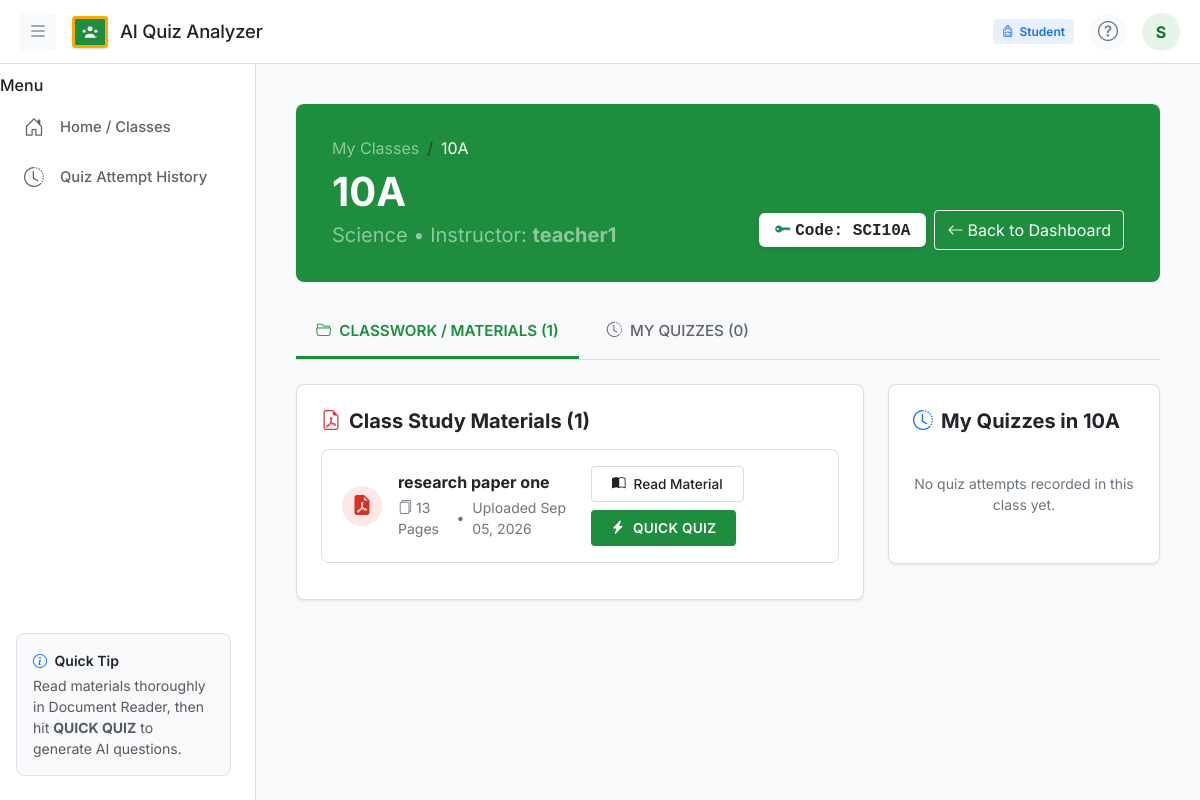
The page /student/class/1/ (signed in) on the database as committed earlier.
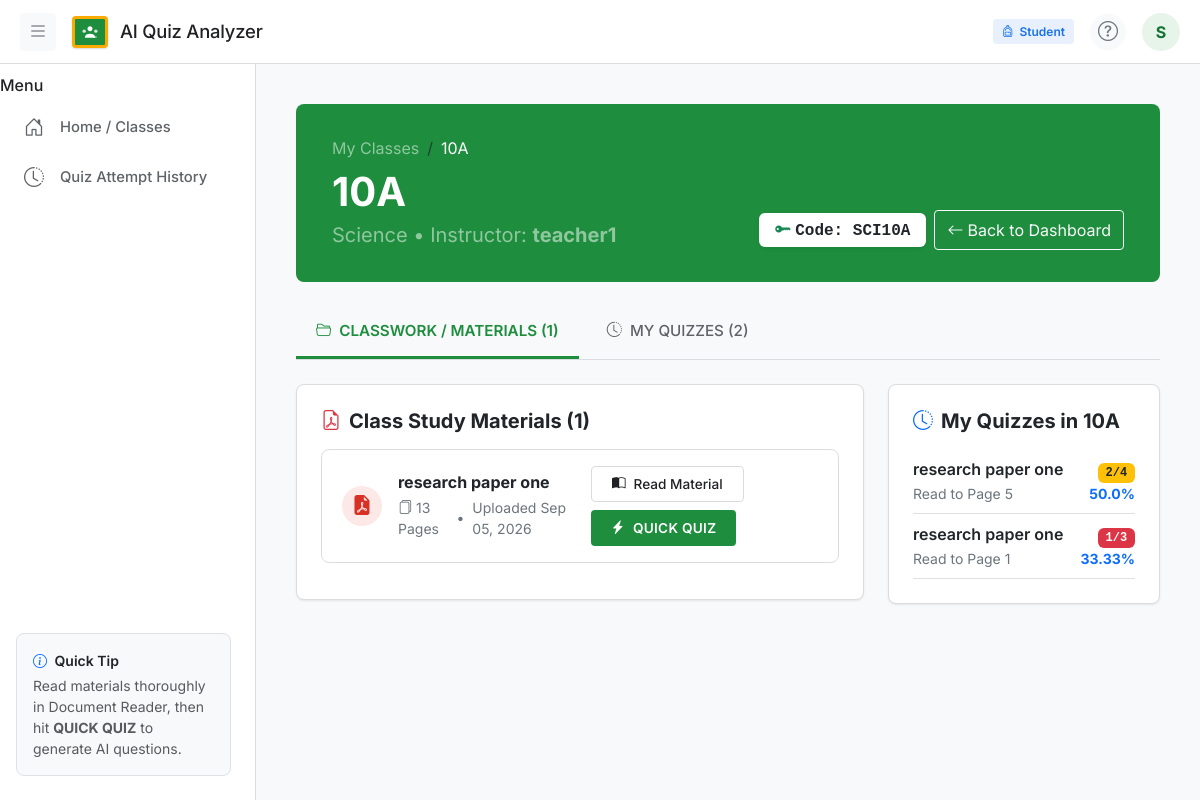
The same page on the database as committed later.
### quiz_app/models.py (models this page shows, shortened)
class Document(models.Model):
    FILE_TYPE_CHOICES = (
        ('PDF', 'PDF Document'),
        ('PPT', 'PPT Presentation'),
        ('PPTX', 'PPTX Presentation'),
    )
    STATUS_CHOICES = (
        ('PENDING', 'Pending Processing'),
        ('PROCESSING', 'Processing'),
        ('COMPLETED', 'AI Analysis Completed'),
        ('FAILED', 'Processing Failed'),
    )
    classroom = models.ForeignKey(ClassRoom, on_delete=models.CASCADE, related_name='documents')
    title = models.CharField(max_length=255)
    file = models.FileField(upload_to='documents/', null=True, blank=True)
    file_type = models.CharField(max_length=10, choices=FILE_TYPE_CHOICES, default='PDF')
    total_pages = models.IntegerField(default=0)
    upload_date = models.DateTimeField(auto_now_add=True)
    processing_status = models.CharField(max_length=20, choices=STATUS_CHOICES, default='PENDING')

class QuizAttempt(models.Model):
    STATUS_CHOICES = (
        ('IN_PROGRESS', 'In Progress'),
        ('COMPLETED', 'Completed'),
    )
    student = models.ForeignKey(User, on_delete=models.CASCADE, related_name='quiz_attempts')
    document = models.ForeignKey(Document, on_delete=models.CASCADE, related_name='quiz_attempts')
    confirmed_page = models.IntegerField()
    confirmed_paragraph = models.IntegerField(default=1)
    confirmed_line = models.IntegerField(default=1)
    started_at = models.DateTimeField(auto_now_add=True)
    completed_at = models.DateTimeField(null=True, blank=True)
    questions_attempted = models.IntegerField(default=0)
    correct_answers = models.IntegerField(default=0)
    wrong_answers = models.IntegerField(default=0)
    score = models.CharField(max_length=20, default='0/0')
    percentage = models.FloatField(default=0.0)
    status = models.CharField(max_length=20, choices=STATUS_CHOICES, default='IN_PROGRESS')
    class Meta:
        ordering = ['-started_at']

### quiz_app/views.py (the view)
# urls.py: path('student/class/<int:class_id>/', views.student_class_detail, name='student_class_detail'),
@login_required
def student_class_detail(request, class_id):
    if not request.user.is_student:
        return redirect('teacher_dashboard')
    enrollment = Enrollment.objects.filter(student=request.user, classroom_id=class_id).select_related('classroom', 'classroom__teacher').first()
    if not enrollment:
        messages.error(request, "Access Denied: You are not enrolled in this classroom.")
        return redirect('student_dashboard')
    classroom = enrollment.classroom
    documents = classroom.documents.all().order_by('-upload_date')
    progress_map = {}
    for p in ReadingProgress.objects.filter(student=request.user, document__in=documents):
        progress_map[p.document_id] = p
    recent_attempts = QuizAttempt.objects.filter(
        student=request.user,
        document__classroom=classroom,
        status='COMPLETED'
    ).select_related('document').order_by('-completed_at')[:5]
    context = {
        'classroom': classroom,
        'documents': documents,
        'progress_map': progress_map,
        'recent_attempts': recent_attempts,
    }
    return render(request, 'student/class_detail.html', context)

### quiz_app/models.py (called while the page is built)
    @property
    def is_teacher(self):
        return self.role == 'TEACHER'

    @property
    def is_student(self):
        return self.role == 'STUDENT'

### templates/student/class_detail.html (shortened to what the changed rows need)
{% extends 'base.html' %}
{% block content %}
<div class="py-2">
    <div class="gc-classroom-banner gc-banner-green d-flex flex-wrap justify-content-between align-items-end gap-3 mb-4">
        <div>
            <h1 class="display-6 fw-bold text-white mb-1">{{ classroom.name }}</h1>
        </div>
    </div>
    <div class="gc-tabs">
        <a href="#materials-section" class="gc-tab-item active">
            <i class="bi bi-folder2-open"></i> CLASSWORK / MATERIALS ({{ documents.count }})
        </a>
        <a href="#quizzes-section" class="gc-tab-item">
            <i class="bi bi-clock-history"></i> MY QUIZZES ({{ recent_attempts.count }})
        </a>
    </div>
    <div class="row g-4">
        <div class="col-lg-8">
            <div class="gc-card p-4" id="materials-section">
                {% if documents %}
                    <div class="d-flex flex-column gap-3">
                        {% for doc in documents %}
                            <div class="gc-resource-item">
                                <div class="d-flex align-items-center gap-3">
                                    <div class="gc-resource-icon" style="background: var(--gc-red-light); color: var(--gc-red);">
                                        <i class="bi bi-file-earmark-pdf-fill"></i>
                                    </div>
                                    <div>
                                        <h6 class="fw-bold text-dark mb-1">{{ doc.title }}</h6>
                                        <div class="d-flex align-items-center gap-2 text-secondary small">
                                            <span><i class="bi bi-files me-1"></i>{{ doc.total_pages }} Pages</span>
                                            <span>•</span>
                                            <span>Uploaded {{ doc.upload_date|date:"M d, Y" }}</span>
                                        </div>
                                    </div>
                                </div>
                                <div class="d-flex align-items-center gap-2 flex-wrap">
                                    <a href="{% url 'document_viewer' doc.id %}" class="btn-gc-secondary text-nowrap" style="height: 36px; font-size: 0.85rem;">
                                        <i class="bi bi-book-half"></i> Read Material
                                    </a>
                                    <a href="{% url 'confirm_progress' doc.id %}" class="btn-quick-quiz text-nowrap" style="height: 36px; font-size: 0.85rem;">
                                        <i class="bi bi-lightning-charge-fill"></i> QUICK QUIZ
                                    </a>
                                </div>
                            </div>
                        {% endfor %}
                    </div>
                {% else %}
                    {% include 'components/empty_state.html' with icon_class="bi-journal-x" title="No study materials uploaded yet" description="Your teacher has not uploaded study materials for this class yet. Check back soon!" %}
                {% endif %}
            </div>
        </div>
        <div class="col-lg-4" id="quizzes-section">
            <div class="gc-card p-4">
                <h5 class="fw-bold text-dark mb-3"><i class="bi bi-clock-history text-primary me-2"></i>My Quizzes in {{ classroom.name }}</h5>
                {% if recent_attempts %}
                    <div class="list-group list-group-flush">
                        {% for attempt in recent_attempts %}
                            <a href="{% url 'quiz_result' attempt.id %}" class="list-group-item list-group-item-action px-0 py-2.5 border-0 border-bottom">
                                <div class="d-flex justify-content-between align-items-center">
                                    <div>
                                        <div class="fw-semibold text-dark text-truncate" style="max-width: 160px;">{{ attempt.document.title }}</div>
                                        <span class="small text-secondary">Read to Page {{ attempt.confirmed_page }}</span>
                                    </div>
                                    <div class="text-end">
                                        <span class="badge {% if attempt.percentage >= 75 %}bg-success{% elif attempt.percentage >= 50 %}bg-warning text-dark{% else %}bg-danger{% endif %} font-monospace">
                                            {{ attempt.score }}
                                        </span>
                                        <div class="small fw-bold text-primary mt-0.5">{{ attempt.percentage }}%</div>
                                    </div>
                                </div>
                            </a>
                        {% endfor %}
                    </div>
                {% else %}
                    <div class="text-center py-4 text-secondary small">No quiz attempts recorded in this class yet.</div>
                {% endif %}
            </div>
        </div>
    </div>
</div>
{% endblock %}

Rows that differ between the two databases and show on the page:
added QuizAttempt: document "research paper one", confirmed_page "5", score "2/4", percentage "50.0"
added QuizAttempt: document "research paper one", confirmed_page "1", score "1/3", percentage "33.33"
Other text that changed with them:
{{ recent_attempts.count }}: "0" → "2"
text no longer shown: "No quiz attempts recorded in this class yet."
